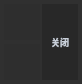
<?xml version="1.0" encoding="UTF-8"?>
<ui version="4.0">
 <class>QYDlgPanoHalf</class>
 <widget class="QWidget" name="QYDlgPanoHalf">
  <property name="geometry">
   <rect>
    <x>0</x>
    <y>0</y>
    <width>82</width>
    <height>84</height>
   </rect>
  </property>
  <property name="windowTitle">
   <string>Form</string>
  </property>
  <property name="styleSheet">
   <string notr="true">QWidget{
color:rgba(200,207,217,255);
font-family:&quot;微软雅黑&quot;;
font-size:9px;
font-weight:bold;
background-color: rgba(48,48,48,255);
border-width: 0px;
border-style: solid;
border-radius:0px;
border-image:url(&quot;&quot;);
border-color:rgba(160,160,160,255);
}</string>
  </property>
  <widget class="QPushButton" name="butPano_1">
   <property name="geometry">
    <rect>
     <x>4</x>
     <y>44</y>
     <width>36</width>
     <height>36</height>
    </rect>
   </property>
   <property name="focusPolicy">
    <enum>Qt::NoFocus</enum>
   </property>
   <property name="styleSheet">
    <string notr="true">QWidget{
background-color:rgba(0,0,0,10);
border-image:url(&quot;:/QYRTSPWidget/17_1&quot;);
}
QPushButton:hover{
background-color:rgba(0,0,0,40);
}
QPushButton:pressed{
background-color:rgba(0,0,0,80);
margin-left:2px;
margin-top:2px;
}
</string>
   </property>
   <property name="text">
    <string/>
   </property>
   <property name="KeepAspect" stdset="0">
    <number>1</number>
   </property>
  </widget>
  <widget class="QPushButton" name="butPano_0">
   <property name="geometry">
    <rect>
     <x>4</x>
     <y>4</y>
     <width>36</width>
     <height>36</height>
    </rect>
   </property>
   <property name="focusPolicy">
    <enum>Qt::NoFocus</enum>
   </property>
   <property name="styleSheet">
    <string notr="true">QWidget{
background-color:rgba(0,0,0,10);
border-image:url(&quot;:/QYRTSPWidget/17_0&quot;);
}
QPushButton:hover{
background-color:rgba(0,0,0,40);
}
QPushButton:pressed{
background-color:rgba(0,0,0,80);
margin-left:2px;
margin-top:2px;
}
</string>
   </property>
   <property name="text">
    <string/>
   </property>
   <property name="KeepAspect" stdset="0">
    <number>1</number>
   </property>
  </widget>
  <widget class="QPushButton" name="butOff">
   <property name="geometry">
    <rect>
     <x>42</x>
     <y>4</y>
     <width>36</width>
     <height>76</height>
    </rect>
   </property>
   <property name="focusPolicy">
    <enum>Qt::NoFocus</enum>
   </property>
   <property name="styleSheet">
    <string notr="true">QWidget{
background-color:rgba(40,40,40,255);
}
QPushButton:hover{
background-color:rgba(84,84,84,255);
}
QPushButton:pressed{
background-color:rgba(32,32,32,255);
margin-left:2px;
margin-top:2px;
}
</string>
   </property>
   <property name="text">
    <string>关闭</string>
   </property>
   <property name="KeepAspect" stdset="0">
    <number>1</number>
   </property>
  </widget>
 </widget>
 <resources/>
 <connections/>
</ui>
